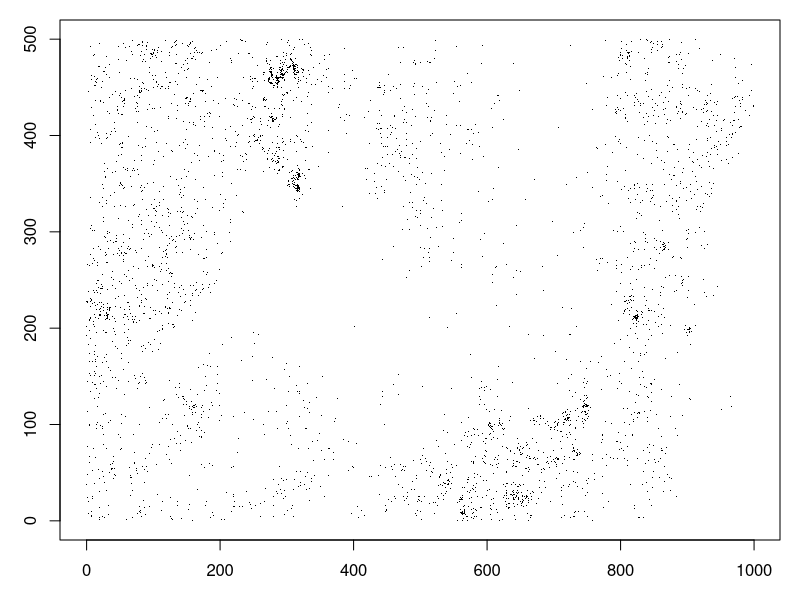
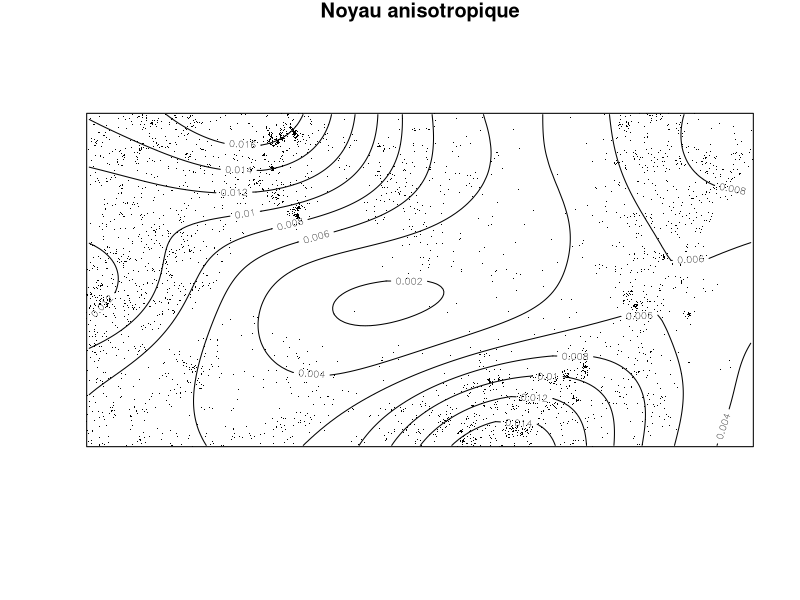
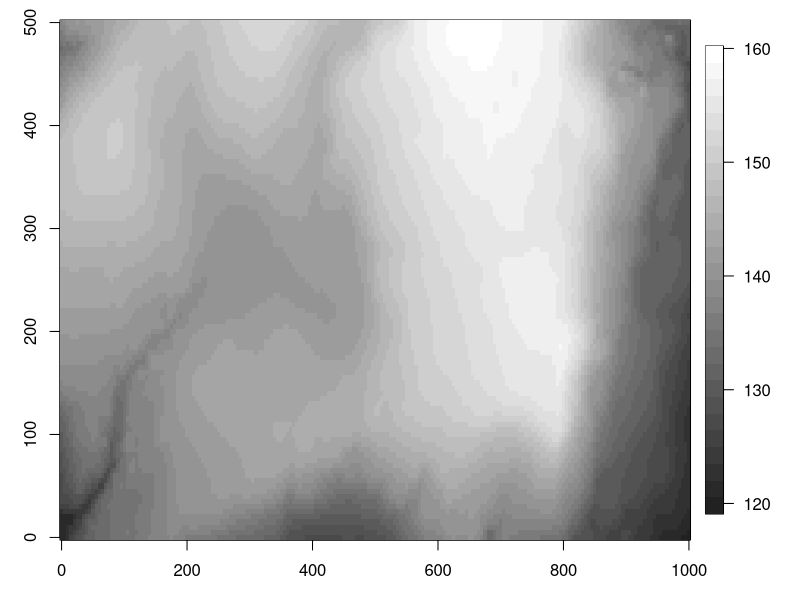
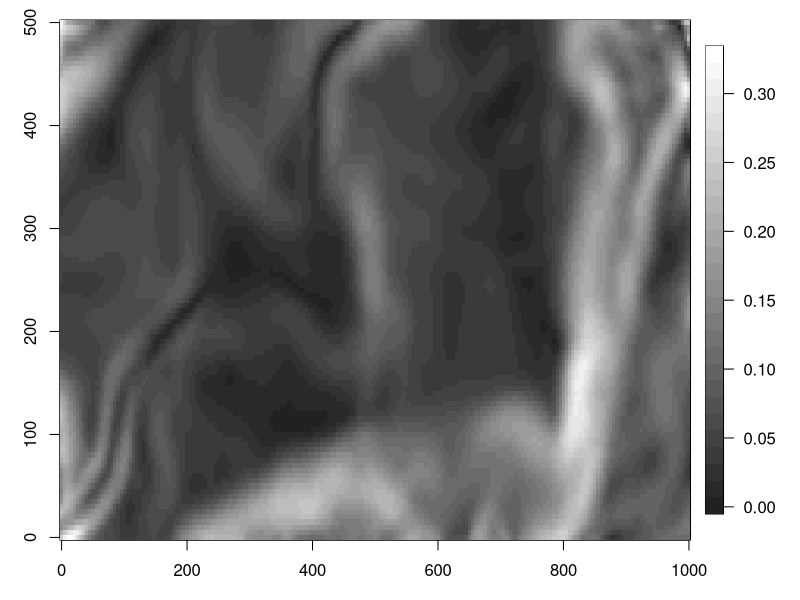
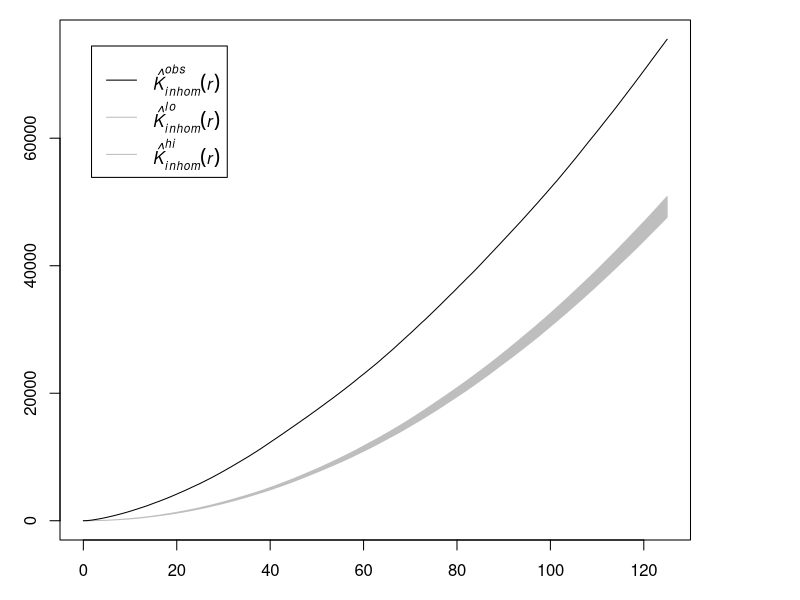

Recreate these plots in R, in order.
par(mar = c(3,3,1,1))
library(spatstat)
data(bei)
plot(bei$x,bei$y,pch='.',xlab='x',ylab='y')


par(mar = c(3,3,1,1))
  sigma <- (1/8) * c(diff(bei$window$xrange),diff(bei$window$yrange))
  print(round(sigma,2))
  bei.smooth <- density.ppp(bei,sigma)
contour(bei.smooth,main="Noyau anisotropique")
points(bei,pch='.')


library(fields)
elevation<-bei.extra$elev
col<-gray((4:31)/31)
 image.plot(elevation$xcol,elevation$yrow,t(elevation$v),xlab='x',ylab='y',col =col)



gradient<-bei.extra$grad
image.plot(gradient$xcol,gradient$yrow,t(gradient$v),xlab='x',ylab='y',col =col)


bei.fit<-ppm(bei,~elevation+gradient,covariates=list(elevation=elevation,gradient=gradient))
summary(bei.fit)
fisher.inf<-vcov(bei.fit) #Fisher information matrix
sqrt(diag(fisher.inf)) #standard errors
rho<-predict.ppm(bei.fit)
nsim<- 39
env<-envelope(bei, Kinhom,nsim=nsim, lambda=rho, simulate=expression(rpoispp(rho)))

plot(env,cbind(obs,lo,hi)~r,ylab="K(h)",xlab='h', main= ' ', lty=c(1,2,2),col=c(1,1,1))
